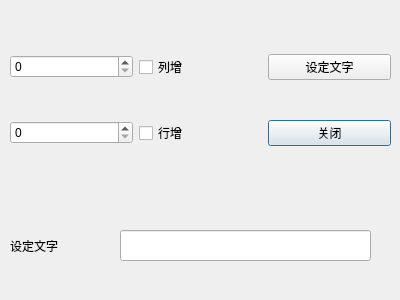
<?xml version="1.0" encoding="UTF-8"?>
<ui version="4.0">
 <class>QWDialogLocate</class>
 <widget class="QDialog" name="QWDialogLocate">
  <property name="geometry">
   <rect>
    <x>0</x>
    <y>0</y>
    <width>400</width>
    <height>300</height>
   </rect>
  </property>
  <property name="windowTitle">
   <string>Dialog</string>
  </property>
  <widget class="QWidget" name="gridLayoutWidget">
   <property name="geometry">
    <rect>
     <x>10</x>
     <y>20</y>
     <width>381</width>
     <height>161</height>
    </rect>
   </property>
   <layout class="QGridLayout" name="gridLayout">
    <item row="1" column="0">
     <widget class="QSpinBox" name="rowSpinBox"/>
    </item>
    <item row="1" column="2">
     <widget class="QPushButton" name="btnClose">
      <property name="text">
       <string>关闭</string>
      </property>
     </widget>
    </item>
    <item row="0" column="2">
     <widget class="QPushButton" name="btnSetText">
      <property name="text">
       <string>设定文字</string>
      </property>
     </widget>
    </item>
    <item row="0" column="0">
     <widget class="QSpinBox" name="colSpinBox"/>
    </item>
    <item row="0" column="1">
     <widget class="QCheckBox" name="colCheckBox">
      <property name="text">
       <string>列增</string>
      </property>
     </widget>
    </item>
    <item row="1" column="1">
     <widget class="QCheckBox" name="rowCheckBox">
      <property name="text">
       <string>行增</string>
      </property>
     </widget>
    </item>
   </layout>
  </widget>
  <widget class="QLabel" name="label">
   <property name="geometry">
    <rect>
     <x>10</x>
     <y>230</y>
     <width>101</width>
     <height>31</height>
    </rect>
   </property>
   <property name="text">
    <string>设定文字</string>
   </property>
  </widget>
  <widget class="QLineEdit" name="edtCaption">
   <property name="geometry">
    <rect>
     <x>120</x>
     <y>230</y>
     <width>251</width>
     <height>31</height>
    </rect>
   </property>
  </widget>
 </widget>
 <resources/>
 <connections/>
</ui>
